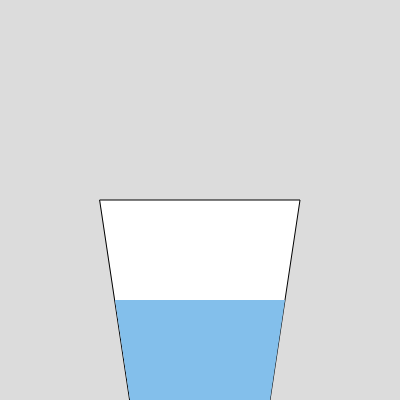
Frame 1 (no input)
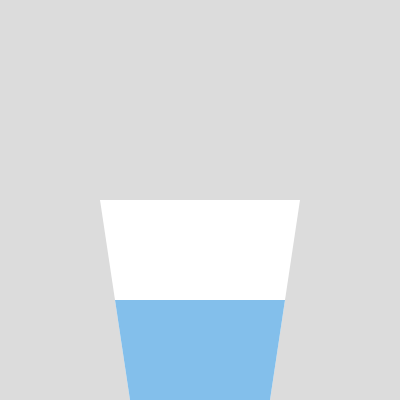
Frame 60 (no input)
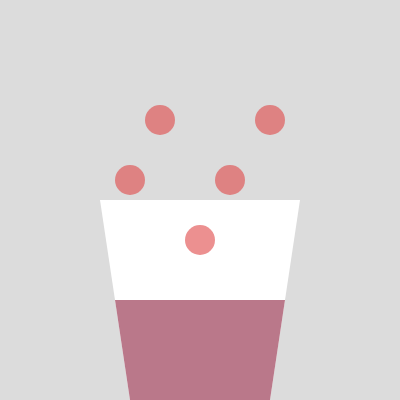
Frame 120 (the mouse pressed at the canvas centre since frame 60)

The p5.js sketch that drew these frames (run headless with seeded random() and noise() and a simulated clock; from frame 60 on, the mouse is pressed at the canvas centre):

// p5.js sketch
// ── sketch.js
let from;
let to;
let t = 0;
let y1,y2,y3,y4,y5;
y1=y2=y3=y4=y5=300;

function setup() {
  createCanvas(400, 400);
  from = color("rgb(131,191,235)");
  to = color("rgb(224,70,70)");
}

function draw() {
  background(220);
  let interA = lerpColor(from, to, t);

  if (mouseIsPressed){
    t+=0.01;
            y1-=2;
            y2--;
            y3-=2;
            y4-=3;
            y5-=3;
           }
  else { y1=y2=y3=y4=y5=300;
    t=0;}
  
  fill(255,255,255);
  quad(100, 200, 300, 200, 270, 400, 130, 400);

  strokeWeight(0);
  fill(interA);
  quad(115, 300, 285, 300, 270, 400, 130, 400);
  
  let alpha = map(t, 0, 1, 0, 255);
  
  fill(224,70,70,alpha);
  circle(130,y1,30);
  circle(200,y2,30);
  circle(230,y3,30);
  circle(270,y4,30);
  circle(160,y5,30);
  
}
